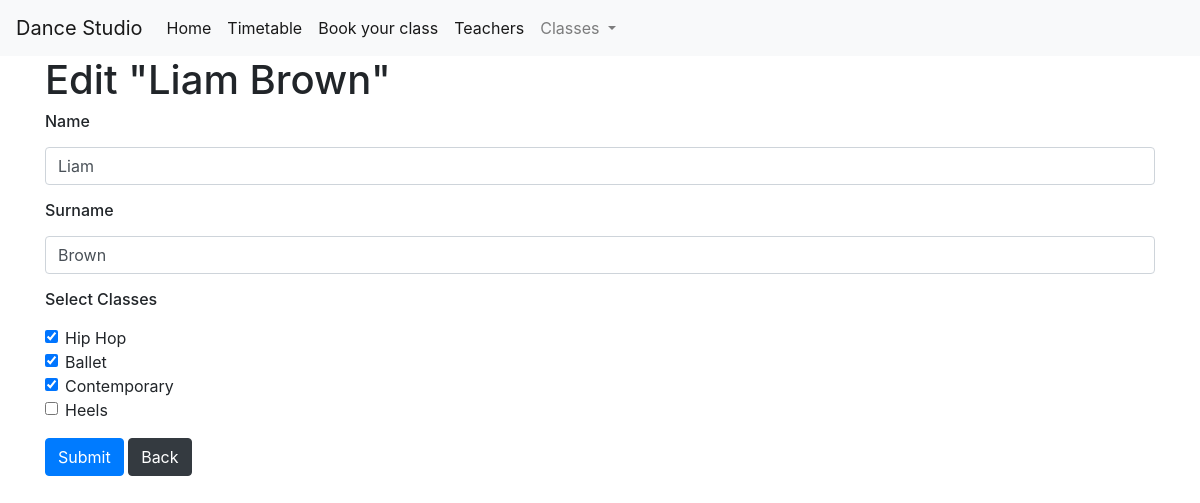
/teacher/4/edit, run on the app's committed database.
### tables this page shows
CREATE TABLE teachers (
    teacher_id INTEGER PRIMARY KEY AUTOINCREMENT,
    name VARCHAR(50) NOT NULL,
    surname VARCHAR(50) NOT NULL
);

CREATE TABLE dance_classes (
    dance_class_id INTEGER PRIMARY KEY AUTOINCREMENT,
    dance_class_name VARCHAR(50) NOT NULL,
    dance_class_about TEXT
);

### app.py (the view, shortened to what this page needs)
@app.route('/teacher/<int:teacher_id>/edit', methods=('GET', 'POST'))
def edit_teacher(teacher_id):
    dance_classes = get_dance_classes_for_navbar()
    teacher = get_teacher(teacher_id)
    classes_of_teacher = get_classes_of_teacher(teacher_id)
    return render_template('edit_teacher.html', teacher=teacher, classes_of_teacher=classes_of_teacher,
                           dance_classes=dance_classes)

### app.py (called while the page is built)
def get_db_connection():
    conn = sqlite3.connect('database.db')
    conn.row_factory = sqlite3.Row
    return conn

def get_teacher(teacher_id):
    conn = get_db_connection()
    teacher = conn.execute('SELECT * FROM teachers WHERE teacher_id = ?',
                           (teacher_id,)).fetchone()
    conn.close()
    if teacher is None:
        abort(404)
    return teacher

def get_dance_classes_for_navbar():
    conn = get_db_connection()
    dance_classes = conn.execute('SELECT * FROM dance_classes').fetchall()
    conn.close()
    return dance_classes

def get_classes_of_teacher(teacher_id):
    conn = get_db_connection()
    classes_of_teacher = conn.execute('''
        SELECT teachers.teacher_id, dance_classes.dance_class_id, dance_classes.dance_class_name
        FROM teachers
        LEFT JOIN teacher_classes ON teachers.teacher_id = teacher_classes.teacher_id
        LEFT JOIN dance_classes ON teacher_classes.dance_class_id = dance_classes.dance_class_id
        WHERE teachers.teacher_id = ?
    ''', (teacher_id,)).fetchall()
    conn.close()
    return classes_of_teacher

### templates/edit_teacher.html (shortened to what this page needs)
{% extends 'base.html' %}
{% block content %}
  <h1>
    {% block title %} Edit "{{ teacher['name'] ~ ' ' ~ teacher['surname'] }}" {% endblock %}
  </h1>
  <form method="post">
    <div class="form-group">
      <h6><label for="name">Name</label></h6>
      <input type="text" name="name" placeholder="Enter name"
             class="form-control"
             value="{{ request.form['name'] or teacher['name'] }}">
    </div>
    <div class="form-group">
      <h6><label for="surname">Surname</label></h6>
      <input type="text" name="surname" placeholder="Enter surname"
             class="form-control"
             value="{{ request.form['surname'] or teacher['surname'] }}">
    </div>
      <div class="form-group">
        <h6><label for="classes">Select Classes</label></h6>
    {% for dance_class in dance_classes %}
        <div class="form-check">
            <input class="form-check-input" type="checkbox" name="teacher_classes" value="{{ dance_class['dance_class_id'] }}"
                   {% if dance_class['dance_class_id'] in classes_of_teacher|map(attribute='dance_class_id') %}checked{% endif %}>
            <label class="form-check-label" for="{{ dance_class['dance_class_id'] }}">
                {{ dance_class['dance_class_name'] }}
            </label>
        </div>
    {% endfor %}
    </div>
    <div class="form-group">
      <button type="submit" class="btn btn-primary">Submit</button>
      <a href="{{ url_for('teachers') }}" class="btn btn-dark">Back</a>
    </div>
  </form>
{% endblock %}

### data on the page
teachers: name+surname "Liam Brown", name "Liam", surname "Brown"
dance_classes: dance_class_id "☑", dance_class_name "Hip Hop"
dance_classes: dance_class_id "☑", dance_class_name "Ballet"
dance_classes: dance_class_id "☑", dance_class_name "Contemporary"
dance_classes: dance_class_name "Heels"
